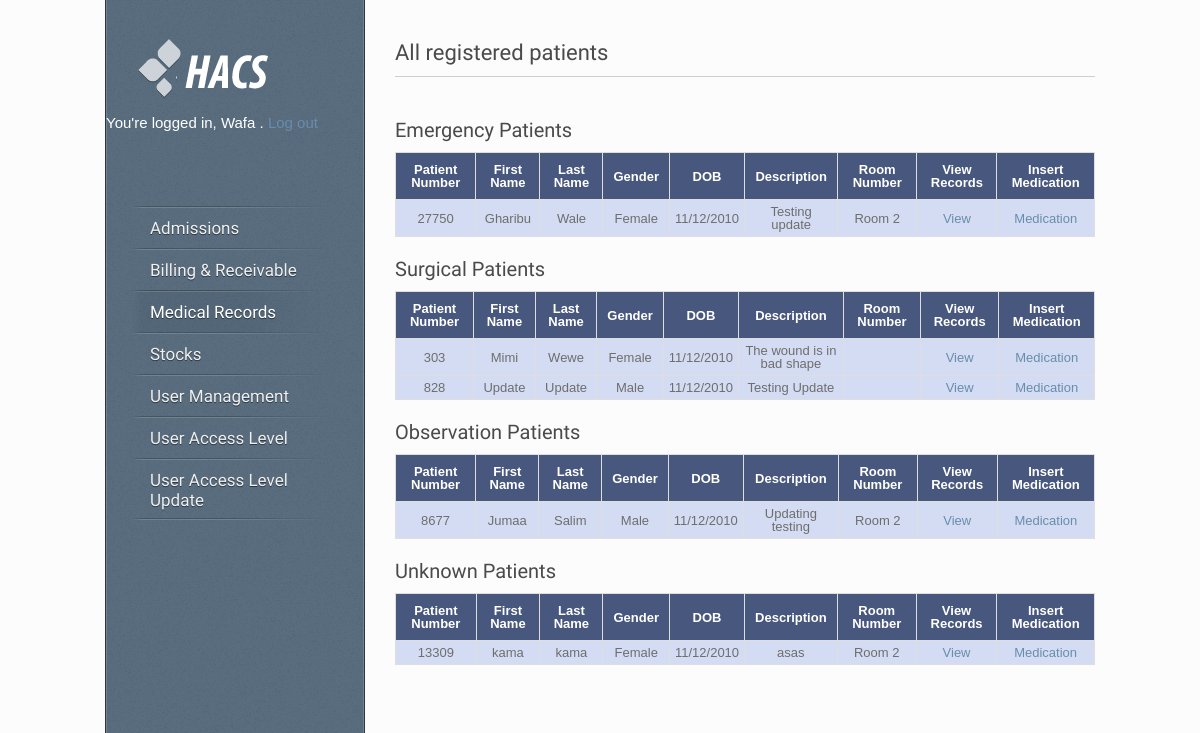
The page /medical.php (signed in) on the database its author committed.
### tables this page shows
CREATE TABLE IF NOT EXISTS `users` (
  `id` int(10) NOT NULL AUTO_INCREMENT,
  `username` varchar(50) NOT NULL,
  `password` varchar(50) NOT NULL,
  `firstname` varchar(50) NOT NULL,
  `surname` varchar(50) NOT NULL,
  `email` varchar(255) NOT NULL,
  `signup_date` datetime NOT NULL,
  PRIMARY KEY (`id`),
  KEY `username` (`username`)
);

CREATE TABLE IF NOT EXISTS `emergency` (
  `id` int(11) NOT NULL AUTO_INCREMENT,
  `patientNumber` int(11) NOT NULL,
  `patientFirst` varchar(50) NOT NULL,
  `patientLast` varchar(50) NOT NULL,
  `gender` varchar(10) NOT NULL,
  `birthDate` varchar(20) NOT NULL,
  `description` text NOT NULL,
  `emergencyRoom` varchar(10) NOT NULL,
  PRIMARY KEY (`id`)
);

CREATE TABLE IF NOT EXISTS `surgical` (
  `id` int(11) NOT NULL AUTO_INCREMENT,
  `patientNumber` int(11) NOT NULL,
  `patientFirst` varchar(50) NOT NULL,
  `patientLast` varchar(50) NOT NULL,
  `gender` varchar(10) NOT NULL,
  `birthDate` varchar(20) NOT NULL,
  `description` text NOT NULL,
  `surgicalRoom` varchar(10) NOT NULL,
  PRIMARY KEY (`id`)
);

CREATE TABLE IF NOT EXISTS `observation` (
  `id` int(11) NOT NULL AUTO_INCREMENT,
  `patientNumber` int(11) NOT NULL,
  `patientFirst` varchar(50) NOT NULL,
  `patientLast` varchar(50) NOT NULL,
  `gender` varchar(10) NOT NULL,
  `birthDate` varchar(20) NOT NULL,
  `description` text NOT NULL,
  `observationRoom` varchar(10) NOT NULL,
  PRIMARY KEY (`id`)
);

CREATE TABLE IF NOT EXISTS `unknownpatient` (
  `id` int(11) NOT NULL AUTO_INCREMENT,
  `patientNumber` int(11) NOT NULL,
  `patientFirst` varchar(50) NOT NULL,
  `patientLast` varchar(50) NOT NULL,
  `gender` varchar(10) NOT NULL,
  `birthDate` varchar(20) NOT NULL,
  `description` text NOT NULL,
  `Room` varchar(10) NOT NULL,
  PRIMARY KEY (`id`)
);

### core.inc.php (called while the page is built, shortened)
<?php
	function loggedin()
	{
		if (isset($_SESSION['user_id']) && !empty($_SESSION['user_id']))
	{
		return true;
	}else
	{
		return false;
	}
	}
	function getuserfield($field)
	{
		$query = "SELECT `$field` FROM `users` WHERE `id`='".$_SESSION['user_id']."'";
		if ($query_run = mysql_query($query))
		{
			if ($query_result = mysql_result($query_run, 0, $field))
			{
				return $query_result;
			}
		}
	}
		function checkadmission()
	{
		$check = mysql_query("SELECT admission FROM access WHERE userid = '".$_SESSION['user_id']."'");
		while ($row = mysql_fetch_array($check))
		{
			$admission = $row['admission'];
			if ($admission == 1)
			{
				return true;
			}
			else
			{
				return false;
			}
		}
	}
	function checkbill()
	{
		$check = mysql_query("SELECT bill FROM access WHERE userid = '".$_SESSION['user_id']."'");
		while ($row = mysql_fetch_array($check))
		{
			$bill = $row['bill'];
			if ($bill == 1)
			{
				return true;
			}
			else
			{
				return false;
			}
		}
	}
	function checkmedical()
	{
		$check = mysql_query("SELECT medical FROM access WHERE userid = '".$_SESSION['user_id']."'");
		while ($row = mysql_fetch_array($check))
		{
			$medical = $row['medical'];
			if ($medical == 1)
			{
				return true;
			}
			else
			{
				return false;
			}
		}
	}
	function checkstocks()
	{
		$check = mysql_query("SELECT stocks FROM access WHERE userid = '".$_SESSION['user_id']."'");
		while ($row = mysql_fetch_array($check))
		{
			$stocks = $row['stocks'];
			if ($stocks == 1)
			{
				return true;
			}
			else
			{
				return false;
			}
		}
	}
	function checkpatient()
	{
		$check = mysql_query("SELECT patient FROM access WHERE userid = '".$_SESSION['user_id']."'");
		while ($row = mysql_fetch_array($check))
		{
			$patient = $row['patient'];
			if ($patient == 1)
			{
				return true;
			}
			else
			{
				return false;
			}
		}
	}
	function checkadmin()
	{
		$check = mysql_query("SELECT admin FROM access WHERE userid = '".$_SESSION['user_id']."'");
		while ($row = mysql_fetch_array($check))
		{
			$admin = $row['admin'];
			if ($admin == 1)
			{
				return true;
			}
			else
			{
				return false;
			}
		}
	}
?>

### medical.php (the view, shortened to what this page needs)
<?php
	require 'core.inc.php';
	if (loggedin())
	{
?>
<!DOCTYPE HTML>
<html lang="en-US">
<head>
<link rel="stylesheet" type="text/css" href="style.css" media="all" />
<link type="text/css" rel="stylesheet" href="css/styles/form.css?v3.1.19"/>
<link href="css/calendarview.css?v3.1.19" rel="stylesheet" type="text/css" />
<link type="text/css" rel="stylesheet" href="http://cdn.jotfor.ms/css/styles/nova.css?3.1.19" />
<link type="text/css" media="print" rel="stylesheet" href="http://cdn.jotfor.ms/css/printForm.css?3.1.19" />
</head>
<body>
<div id="wrapper">
	<div id="sidebar">
		 <div id="logo"><a href="index.php"><img src="style/images/logo.png" alt="Hospital Access Control System" /></a></div>
		<?php
			$firstname = getuserfield('firstname');
			$firstname_decrypted = base64_decode($firstname);
			echo '<br /><p style="color:white; font-size: 15px;">You\'re logged in,  '.$firstname_decrypted.' . <a href="logout.php">Log out</a></p><br>' ;
		?>
    <div id="menu" class="menu-v">
      <ul>
		<?php if (checkadmission()) { ?>
        <li><a href="index.php" >Admissions</a>
        </li>
		<?php
			}else
			{
		?>		<li><a href="#" style="color: red;"><?php echo 'Permission Denied'; ?></a></li>
		<?php
			}
		?>
		<?php if (checkbill()) { ?>
        <li><a href="bill_receivable.php">Billing & Receivable</a>
        </li>
		<?php
			}else
			{
		?>		<li><a href="#" style="color: red;"><?php echo 'Permission Denied'; ?></a></li>
		<?php
			}
		?>
		<?php if (checkmedical()) { ?>
        <li><a href="medical.php" class="active">Medical Records</a></li>
		<?php
			}else
			{
		?>		<li><a href="#" style="color: red;"><?php echo 'Permission Denied'; ?></a></li>
		<?php
			}
		?>
		<?php if (checkstocks()) { ?>
        <li><a href="stocks.php">Stocks</a>
        </li>
		<?php
			}else
			{
		?>		<li><a href="#" style="color: red;"><?php echo 'Permission Denied'; ?></a></li>
		<?php
			}
		?>
		<?php if (checkpatient()) { ?>
        <li><a href="#">User Management</a>
		</li>
		<?php
			}else
			{
		?>		<li><a href="#" style="color: red;"><?php echo 'Permission Denied'; ?></a></li>
		<?php
			}
		?>
		<?php if (checkadmin()) { ?>
			<li><a href="access.php">User Access Level</a></li>
			<li><a href="access_update.php">User Access Level Update</a></li>
		<?php
			}else
			{
		?>		<li><a href="#" style="color: red;"><?php echo 'Permission Denied'; ?></a></li>
		<?php
			}
		?>
      </ul>
    </div>
	</div>
	<div id="content">
	<h1 class="title">All registered patients</h1>
	<div class="line"></div>
	<?php if (checkmedical()) { ?>
	<div id="container">
		<div id="main">
		<h2>Emergency Patients</h2>
			<table>
				<tr>
					<th>Patient Number</th>
					<th>First Name</th>
					<th>Last Name</th>
					<th>Gender</th>
					<th>DOB</th>
					<th>Description</th>
					<th>Room Number</th>
					<th>View Records</th>
					<th>Insert Medication</th>
				</tr>
				<?php
					$sql = "SELECT * FROM emergency GROUP BY id ASC";
					$query =  mysql_query($sql) or die(mysql_error());
					while ($rows = mysql_fetch_assoc($query))
					{
						$patientNumber = $rows['patientNumber'];
						$patientFirst = $rows['patientFirst'];
						$patientLast = $rows['patientLast'];
						$gender = $rows['gender'];
						$birthDate = $rows['birthDate'];
						$description = $rows['description'];
						$emergencyRoom = $rows['emergencyRoom'];
						$patientFirst_decrypted = base64_decode($patientFirst);
						$patientLast_decrypted = base64_decode($patientLast);
						$gender_decrypted = base64_decode($gender);
						$birthDate_decrypted = base64_decode($birthDate);
						$description_decrypted = base64_decode($description);
						$emergencyRoom_decrypted = base64_decode($emergencyRoom);
				?>
					<tr>
						<td><?php echo $patientNumber; ?></td>
						<td><?php echo $patientFirst_decrypted; ?></td>
						<td><?php echo $patientLast_decrypted; ?></td>
						<td><?php echo $gender_decrypted; ?></td>
						<td><?php echo $birthDate_decrypted; ?></td>
						<td><?php echo $description_decrypted; ?></td>
						<td><?php echo $emergencyRoom_decrypted; ?></td>
						<td><a href="view_emergency.php?id=<?php echo $rows['patientNumber']; ?>">View</a></td>
						<td><a href="emergency_medication.php?id=<?php echo $rows['patientNumber']; ?>">Medication</a></td>
					</tr>
				<?php
					}
				?>
			</table>
			<h2>Surgical Patients</h2>
			<table>
				<tr>
					<th>Patient Number</th>
					<th>First Name</th>
					<th>Last Name</th>
					<th>Gender</th>
					<th>DOB</th>
					<th>Description</th>
					<th>Room Number</th>
					<th>View Records</th>
					<th>Insert Medication</th>
				</tr>
				<?php
					$sql = "SELECT * FROM surgical GROUP BY id ASC";
					$query =  mysql_query($sql) or die(mysql_error());
					while ($rows = mysql_fetch_assoc($query))
					{
						$patientNumber = $rows['patientNumber'];
						$patientFirst = $rows['patientFirst'];
						$patientLast = $rows['patientLast'];
						$gender = $rows['gender'];
						$birthDate = $rows['birthDate'];
						$description = $rows['description'];
						$surgicalRoom = $rows['surgicalRoom'];
						$patientFirst_decrypted = base64_decode($patientFirst);
						$patientLast_decrypted = base64_decode($patientLast);
						$gender_decrypted = base64_decode($gender);
						$birthDate_decrypted = base64_decode($birthDate);
						$description_decrypted = base64_decode($description);
						$surgicalRoom_decrypted = base64_decode($surgicalRoom);
				?>
					<tr>
						<td><?php echo $patientNumber; ?></td>
						<td><?php echo $patientFirst_decrypted; ?></td>
						<td><?php echo $patientLast_decrypted; ?></td>
						<td><?php echo $gender_decrypted; ?></td>
						<td><?php echo $birthDate_decrypted; ?></td>
						<td><?php echo $description_decrypted; ?></td>
						<td><?php echo $surgicalRoom_decrypted; ?></td>
						<td><a href="view_surgical.php?id=<?php echo $rows['patientNumber']; ?>">View</a></td>
						<td><a href="surgical_medication.php?id=<?php echo $rows['patientNumber']; ?>">Medication</a></td>
					</tr>
				<?php
					}
				?>
			</table>
			<h2>Observation Patients</h2>
			<table>
				<tr>
					<th>Patient Number</th>
					<th>First Name</th>
					<th>Last Name</th>
					<th>Gender</th>
					<th>DOB</th>
					<th>Description</th>
					<th>Room Number</th>
					<th>View Records</th>
					<th>Insert Medication</th>
				</tr>
				<?php
					$sql = "SELECT * FROM observation GROUP BY id ASC";
					$query =  mysql_query($sql) or die(mysql_error());
					while ($rows = mysql_fetch_assoc($query))
					{
						$patientNumber = $rows['patientNumber'];
						$patientFirst = $rows['patientFirst'];
						$patientLast = $rows['patientLast'];
						$gender = $rows['gender'];
						$birthDate = $rows['birthDate'];
						$description = $rows['description'];
						$observationRoom = $rows['observationRoom'];
						$patientFirst_decrypted = base64_decode($patientFirst);
						$patientLast_decrypted = base64_decode($patientLast);
						$gender_decrypted = base64_decode($gender);
						$birthDate_decrypted = base64_decode($birthDate);
						$description_decrypted = base64_decode($description);
						$observationRoom_decrypted = base64_decode($observationRoom);
				?>
					<tr>
						<td><?php echo $patientNumber; ?></td>
						<td><?php echo $patientFirst_decrypted; ?></td>
						<td><?php echo $patientLast_decrypted; ?></td>
						<td><?php echo $gender_decrypted; ?></td>
						<td><?php echo $birthDate_decrypted; ?></td>
						<td><?php echo $description_decrypted; ?></td>
						<td><?php echo $observationRoom_decrypted; ?></td>
						<td><a href="view_observation.php?id=<?php echo $rows['patientNumber']; ?>">View</a></td>
						<td><a href="observation_medication.php?id=<?php echo $rows['patientNumber']; ?>">Medication</a></td>
					</tr>
				<?php
					}
				?>
			</table>
			<h2>Unknown Patients</h2>
			<table>
				<tr>
					<th>Patient Number</th>
					<th>First Name</th>
					<th>Last Name</th>
					<th>Gender</th>
					<th>DOB</th>
					<th>Description</th>
					<th>Room Number</th>
					<th>View Records</th>
					<th>Insert Medication</th>
				</tr>
				<?php
					$sql = "SELECT * FROM unknownpatient GROUP BY id ASC";
					$query =  mysql_query($sql) or die(mysql_error());
					while ($rows = mysql_fetch_assoc($query))
					{
						$patientNumber = $rows['patientNumber'];
						$patientFirst = $rows['patientFirst'];
						$patientLast = $rows['patientLast'];
						$gender = $rows['gender'];
						$birthDate = $rows['birthDate'];
						$description = $rows['description'];
						$Room = $rows['Room'];
						$patientFirst_decrypted = base64_decode($patientFirst);
						$patientLast_decrypted = base64_decode($patientLast);
						$gender_decrypted = base64_decode($gender);
						$birthDate_decrypted = base64_decode($birthDate);
						$description_decrypted = base64_decode($description);
						$Room_decrypted = base64_decode($Room);
				?>
					<tr>
						<td><?php echo $patientNumber; ?></td>
						<td><?php echo $patientFirst_decrypted; ?></td>
						<td><?php echo $patientLast_decrypted; ?></td>
						<td><?php echo $gender_decrypted; ?></td>
						<td><?php echo $birthDate_decrypted; ?></td>
						<td><?php echo $description_decrypted; ?></td>
						<td><?php echo $Room_decrypted; ?></td>
						<td><a href="view_others.php?id=<?php echo $rows['patientNumber']; ?>">View</a></td>
						<td><a href="others_medication.php?id=<?php echo $rows['patientNumber']; ?>">Medication</a></td>
					</tr>
				<?php
					}
				?>
			</table>
		</div>
	</div>
	<?php
		}else
		{
	?>		<center><h2 style="color: red;">Permission Denied</h2></center>
	<?php
		}
	?>
</div>
</body>
</html>
<?php
	}else
	{
		require 'loginform.inc.php';
	}
?>

### rows shown on the page
users: firstname "Wafa"
emergency: patientNumber "27750", patientFirst "Gharibu", patientLast "Wale", gender "Female", birthDate "11/12/2010", description "Testing update", emergencyRoom "Room 2"
surgical: patientNumber "303", patientFirst "Mimi", patientLast "Wewe", gender "Female", birthDate "11/12/2010", description "The wound is in bad shape"
surgical: patientNumber "828", patientFirst "Update", patientLast "Update", gender "Male", birthDate "11/12/2010", description "Testing Update"
observation: patientNumber "8677", patientFirst "Jumaa", patientLast "Salim", gender "Male", birthDate "11/12/2010", description "Updating testing", observationRoom "Room 2"
unknownpatient: patientNumber "13309", patientFirst "kama", patientLast "kama", gender "Female", birthDate "11/12/2010", description "asas", Room "Room 2"
